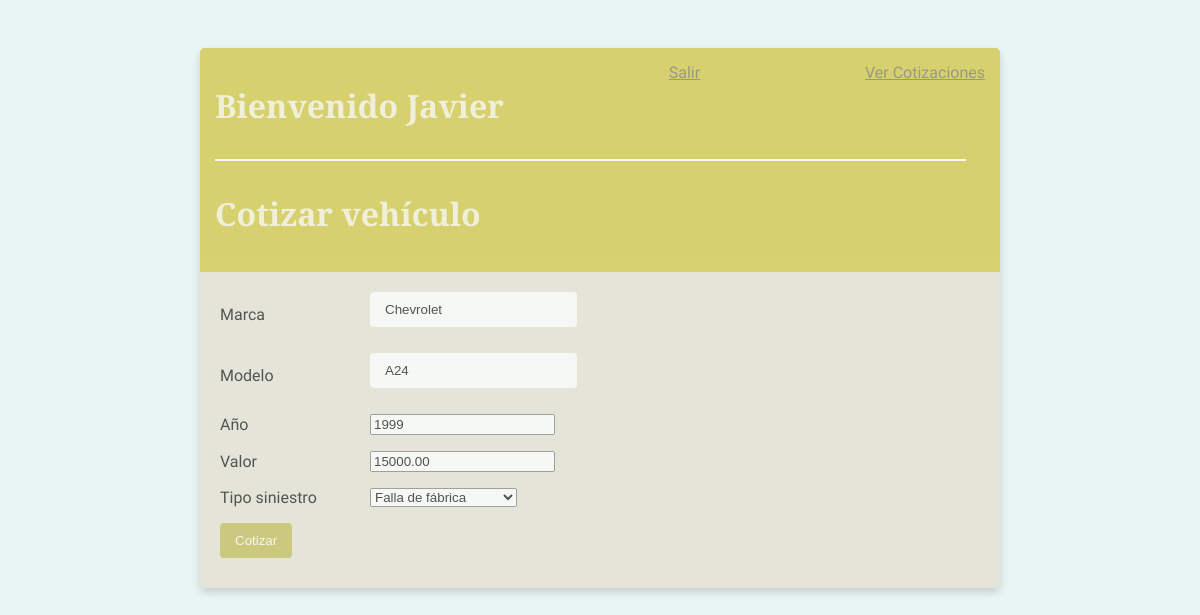
The app's page /editar-cotizacion/37/ (signed in), older data.
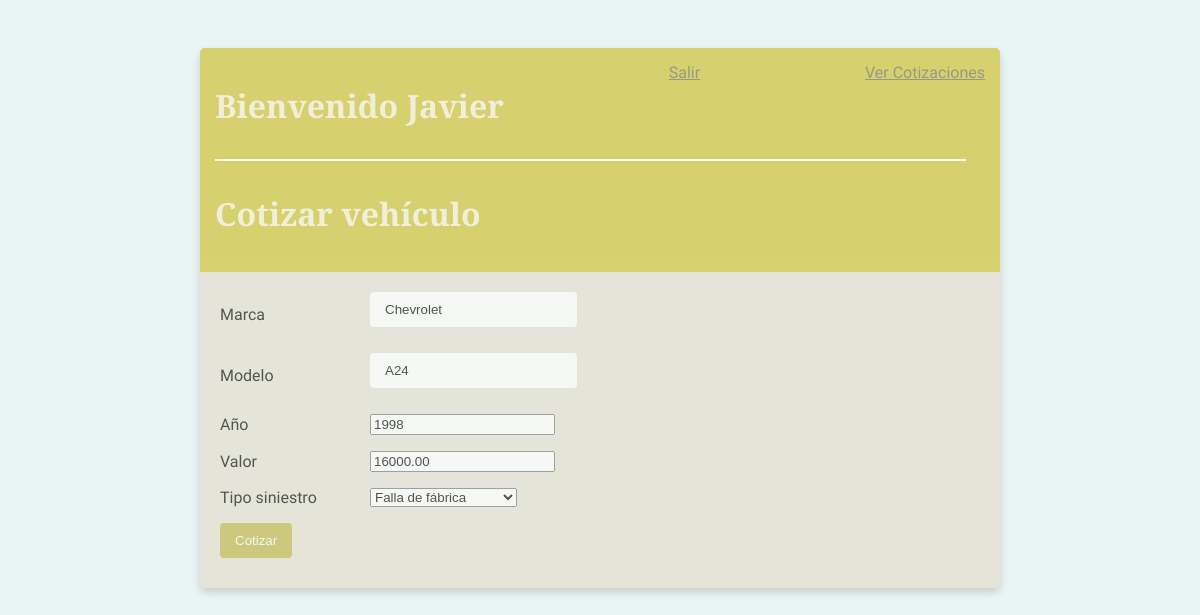
The same page, newer data.
### base/models.py (models this page shows, shortened)
class Vehiculo(models.Model):
    usuario = models.ForeignKey(User, on_delete=models.CASCADE, null=True, blank=True)
    marca = models.CharField(max_length=200)
    modelo = models.CharField(max_length=200)
    año = models.IntegerField()
    valor = models.DecimalField(max_digits=10, decimal_places=2)
    tipo_siniestro = models.CharField(max_length=50, choices=TIPOS_SINIESTRO, default='accidente')

### base/views.py (the view, shortened to what this page needs)
# urls.py: path('editar-cotizacion/<int:pk>/', EditarCotizacion.as_view(), name='editar_cotizacion'),
class EditarCotizacion(LoginRequiredMixin, UpdateView):
    model = Vehiculo
    fields = ['marca', 'modelo', 'año', 'valor', 'tipo_siniestro']
    template_name = 'base/cotizacion_form.html'

### base/templates/base/cotizacion_form.html (shortened to what this page needs)
{% extends 'base/principal.html' %}
{% block content %}
<div class="barra-superior">
    <div>
        <h1>Bienvenido {{request.user|title}}</h1>
        <hr width="260%">
        <h1>Cotizar vehículo</h1>
    </div>
    {% if request.user.is_authenticated %}
        <a href="{% url 'logout' %}">Salir</a>
        <a href="{% url 'lista_cotizaciones' %}">Ver Cotizaciones</a>
    {% else %}
        <a href="{% url 'login' %}">Ingresar</a>
    {% endif %}
</div>
<div class="cuerpo-tarjeta">
    <form method="post">
        <div class="form-row">
            <label>{{ form.marca.label }}</label>
            {{ form.marca }}
        </div>
        <div class="form-row">
            <label>{{ form.modelo.label }}</label>
            {{ form.modelo }}
        </div>
        <div class="form-row">
            <label>{{ form.año.label }}</label>
            {{ form.año }}
        </div>
        <div class="form-row">
            <label>{{ form.valor.label }}</label>
            {{ form.valor }}
        </div>
        <div class="form-row">
            <label>{{ form.tipo_siniestro.label }}</label>
            {{ form.tipo_siniestro }}
        </div>
        <button type="submit" class="boton">Cotizar</button>
    </form>
</div>
{% endblock %}

### base/templates/base/principal.html (shortened to what this page needs)
<!DOCTYPE html>
<html lang="es">
<head>
</head>
<body>
    <div class="container">
        {% block content %}
        {% endblock content %}
    </div>
</body>
</html>

### base/templates/base/principal.html (style rules this page uses)
body { background-color: #E9F5F4; font-family: 'Gabarito', cursive; padding-top: 40px; transition: background 0.3s; }
.container { max-width: 800px; margin: auto; background-color: #E4E2D2; box-shadow: 0 4px 8px 0 rgba(0, 0, 0, 0.2); transition: 0.3s; border-radius: 5px; }
h1, h2, h3, h4, h5, h6 { font-family: 'Young Serif', serif; transition: color 0.3s; }
a, p { color: #555; transition: color 0.3s; }
.barra-superior { display: flex; justify-content: space-between; color: #fff; padding: 15px; border-radius: 5px 5px 0 0; background: linear-gradient(90deg, #BEB446, 0%, #CFC22E, 43%, #CFC22E 100%); }
.cuerpo-tarjeta { padding: 20px; }
input[type=text], input[type=password], textarea, .boton { padding: 10px 15px; border: none; margin-bottom: 10px; border-radius: 4px; transition: all 0.3s ease; }
.boton { background-color: #BEB446; color: #fff; cursor: pointer; }
.barra-superior, .cuerpo-tarjeta, .container, h1, a, p { opacity: 0.8; transition: opacity 0.3s, transform 0.3s; }
.barra-superior div { display: flex; flex-direction: column; align-items: start; }
.barra-superior hr { margin: 10px 0; border: 0; border-top: 2px solid #FFFFFF; }
.cuerpo-tarjeta form { display: flex; flex-direction: column; align-items: flex-start; }
.form-row { display: flex; align-items: center; margin-bottom: 1rem; }
.form-row label { width: 150px; }

Row changes from the older to the newer data that the page shows:
changed Vehiculo "Chevrolet": año "1999" → "1998"; valor "15000.00" → "16000.00"
